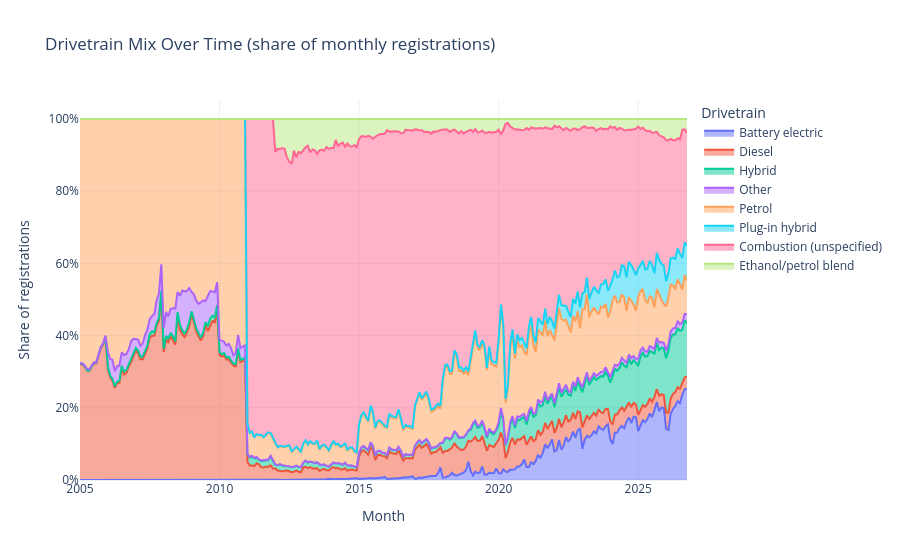

Notebook cell for this chart:
### Markdown cell above
## Plot 3: Drivetrain mix shift (share % over time)

### Code cell
mix = (
    df.groupby(["date", "drivetrain"])["registrations"].sum()
    .reset_index()
)
mix["share"] = mix.groupby("date")["registrations"].transform(
    lambda x: x / x.sum() if x.sum() > 0 else 0
)

fig = px.area(
    mix, x="date", y="share", color="drivetrain",
    title="Drivetrain Mix Over Time (share of monthly registrations)",
    labels={"date": "Month", "share": "Share of registrations", "drivetrain": "Drivetrain"},
)
fig.update_layout(template="plotly_white", yaxis_tickformat=".0%")
fig.write_image(EDA_DIR / "03_drivetrain_mix.png", scale=2)
fig.show()

# EV share at start and end
ev_by_month = (
    mix[mix["drivetrain"].isin(EV_DRIVETRAINS)]
    .groupby("date")["share"].sum()
)
print(f"EV share — first month ({ev_by_month.index.min().date()}): {ev_by_month.iloc[0]:.2%}")
print(f"EV share — latest month ({ev_by_month.index.max().date()}): {ev_by_month.iloc[-1]:.2%}")

### Figure 1 — Plotly figure (JSON) as saved in the notebook; plotly's stock layout.template omitted (floating-point values rounded to 4 significant figures; data arrays with more than 128 entries replaced by an {"elided": "..."} marker saying what was removed)
{"data": [{"fillpattern": {"shape": ""}, "hovertemplate": "Drivetrain=Battery electric<br>Month=%{x}<br>Share of registrations=%{y}<extra></extra>", "legendgroup": "Battery electric", "line": {"color": "#636efa"}, "marker": {"symbol": "circle"}, "mode": "lines", "name": "Battery electric", "orientation": "v", "showlegend": true, "stackgroup": "1", "type": "scatter", "x": {"elided": "262 str values"}, "xaxis": "x", "y": {"elided": "262 float values"}, "yaxis": "y"}, {"fillpattern": {"shape": ""}, "hovertemplate": "Drivetrain=Diesel<br>Month=%{x}<br>Share of registrations=%{y}<extra></extra>", "legendgroup": "Diesel", "line": {"color": "#EF553B"}, "marker": {"symbol": "circle"}, "mode": "lines", "name": "Diesel", "orientation": "v", "showlegend": true, "stackgroup": "1", "type": "scatter", "x": {"elided": "262 str values"}, "xaxis": "x", "y": {"elided": "262 float values"}, "yaxis": "y"}, {"fillpattern": {"shape": ""}, "hovertemplate": "Drivetrain=Hybrid<br>Month=%{x}<br>Share of registrations=%{y}<extra></extra>", "legendgroup": "Hybrid", "line": {"color": "#00cc96"}, "marker": {"symbol": "circle"}, "mode": "lines", "name": "Hybrid", "orientation": "v", "showlegend": true, "stackgroup": "1", "type": "scatter", "x": {"elided": "262 str values"}, "xaxis": "x", "y": {"elided": "262 float values"}, "yaxis": "y"}, {"fillpattern": {"shape": ""}, "hovertemplate": "Drivetrain=Other<br>Month=%{x}<br>Share of registrations=%{y}<extra></extra>", "legendgroup": "Other", "line": {"color": "#ab63fa"}, "marker": {"symbol": "circle"}, "mode": "lines", "name": "Other", "orientation": "v", "showlegend": true, "stackgroup": "1", "type": "scatter", "x": {"elided": "262 str values"}, "xaxis": "x", "y": {"elided": "262 float values"}, "yaxis": "y"}, {"fillpattern": {"shape": ""}, "hovertemplate": "Drivetrain=Petrol<br>Month=%{x}<br>Share of registrations=%{y}<extra></extra>", "legendgroup": "Petrol", "line": {"color": "#FFA15A"}, "marker": {"symbol": "circle"}, "mode": "lines", "name": "Petrol", "orientation": "v", "showlegend": true, "stackgroup": "1", "type": "scatter", "x": {"elided": "262 str values"}, "xaxis": "x", "y": {"elided": "262 float values"}, "yaxis": "y"}, {"fillpattern": {"shape": ""}, "hovertemplate": "Drivetrain=Plug-in hybrid<br>Month=%{x}<br>Share of registrations=%{y}<extra></extra>", "legendgroup": "Plug-in hybrid", "line": {"color": "#19d3f3"}, "marker": {"symbol": "circle"}, "mode": "lines", "name": "Plug-in hybrid", "orientation": "v", "showlegend": true, "stackgroup": "1", "type": "scatter", "x": {"elided": "262 str values"}, "xaxis": "x", "y": {"elided": "262 float values"}, "yaxis": "y"}, {"fillpattern": {"shape": ""}, "hovertemplate": "Drivetrain=Combustion (unspecified)<br>Month=%{x}<br>Share of registrations=%{y}<extra></extra>", "legendgroup": "Combustion (unspecified)", "line": {"color": "#FF6692"}, "marker": {"symbol": "circle"}, "mode": "lines", "name": "Combustion (unspecified)", "orientation": "v", "showlegend": true, "stackgroup": "1", "type": "scatter", "x": {"elided": "190 str values"}, "xaxis": "x", "y": {"elided": "190 float values"}, "yaxis": "y"}, {"fillpattern": {"shape": ""}, "hovertemplate": "Drivetrain=Ethanol/petrol blend<br>Month=%{x}<br>Share of registrations=%{y}<extra></extra>", "legendgroup": "Ethanol/petrol blend", "line": {"color": "#B6E880"}, "marker": {"symbol": "circle"}, "mode": "lines", "name": "Ethanol/petrol blend", "orientation": "v", "showlegend": true, "stackgroup": "1", "type": "scatter", "x": {"elided": "178 str values"}, "xaxis": "x", "y": {"elided": "178 float values"}, "yaxis": "y"}], "layout": {"legend": {"title": {"text": "Drivetrain"}, "tracegroupgap": 0}, "title": {"text": "Drivetrain Mix Over Time (share of monthly registrations)"}, "xaxis": {"anchor": "y", "domain": [0, 1], "title": {"text": "Month"}}, "yaxis": {"anchor": "x", "domain": [0, 1], "tickformat": ".0%", "title": {"text": "Share of registrations"}}}}
